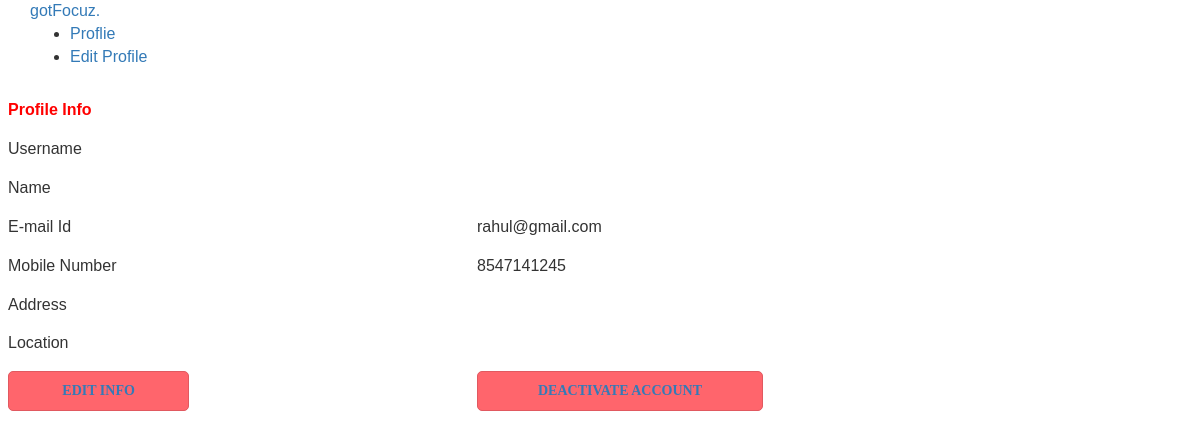
The page /home.php (signed in) on the database as committed earlier.
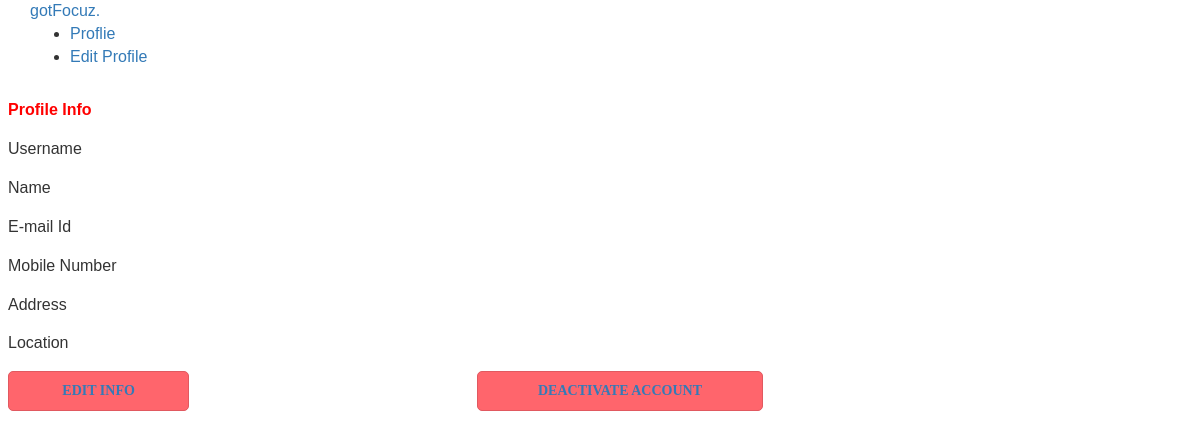
The same page on the database as committed later.
### tables this page shows
CREATE TABLE `tbl_user` (
  `r_id` int(11) NOT NULL,
  `l_id` int(11) NOT NULL,
  `name` varchar(25) NOT NULL,
  `email` varchar(30) NOT NULL,
  `dob` date NOT NULL,
  `phone` bigint(20) NOT NULL,
  `address` varchar(200) NOT NULL,
  `location` varchar(20) NOT NULL,
  `gender` varchar(6) NOT NULL,
  `district_id` int(11) NOT NULL
);

### home.php (the view, shortened to what this page needs)
<?php
include 'dbcon.php';
$sql1="SELECT * FROM `tbl_user`";
$result=mysqli_query($connection,$sql1);
$row=mysqli_fetch_array($result);
$lid=$row['l_id'];
$did=$row["district_id"];
$sql2="SELECT * FROM `tbl_district` where  d_id='$did'";
$result1=mysqli_query($connection,$sql2);
$row1=mysqli_fetch_array($result1);
?>
<!DOCTYPE html>
 <html class="no-js">
<head>
	<link rel="stylesheet" href="css/animate.css">
	<link rel="stylesheet" href="css/flexslider.css">
	<link rel="stylesheet" href="css/icomoon.css">
	<link rel="stylesheet" href="css/bootstrap.css">
	<link rel="stylesheet" href="css/style.css">
</head>
<body>
	<div id="fh5co-header">
		<div class="container">
			<div id="fh5co-logo">
				<a href="index.php">gotFocuz<span>.</span></a>
			</div>
			<nav id="fh5co-main-nav">
				<ul>
					<li><a href="index.php">Proflie</a></li>
					<li><a href="edit_profile.php">Edit Profile</a></li>
				</ul>
			</nav>
		</div>
	</div>
	<div id="fh5co-about" data-section="profile">
		<div id="main">
			<div id="user_profile">
				<table id="tab" cols="2" >
					<th style="color:red; font-size:50;">Profile Info</th>
					<br>
					<tr><td>Username</td><td><?php echo $row['fname'].$row['lname'];?></td></tr>
					<tr><td>Name</td><td><?php echo $row['fname'].$row['lname'];?></td></tr>
					<tr><td>E-mail Id</td><td><?php echo $row['email'];?></td></tr>
					<tr><td>Mobile Number</td><td><?php echo $row['phone'];?></td></tr>
					<tr><td>Address</td><td><?php echo $row['address'];?></td></tr>
					<tr><td>Location</td><td><?php echo $row1['d_name'];?></td></tr>
					<tr><td><button type="button"><a href="edit_profile.php?l_id=<?php echo $lid;?>">Edit Info</a></button></td><td><button type="button"><a href="delete_account.php?l_id=<?php echo $lid;?>">Deactivate Account</a></button></td></tr>
				</div>
			</div>
		</div>
		<html>

### home.php (style rules this page uses)
button { width: 40%; height: 40px; background: #ff656c; box-sizing: border-box; border-radius: 5px; border: 1px solid #e15960; font-weight: bold; text-transform: uppercase; font-size: 14px; font-family: Montserrat; outline: none; cursor: pointer; }
table { width: 100%; }
th, td { padding: 8px; text-align: left; }

Rows that differ between the two databases and show on the page:
removed tbl_user: email "rahul@gmail.com", phone "8547141245"
